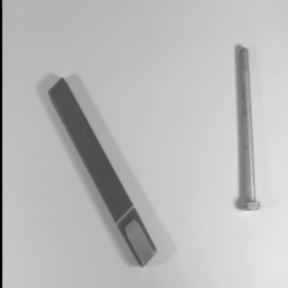
#> input picture lab2-1/img1.png, 288 x 288 px
$ python lab2-1.py
#> lines starting #> are read from the running program, lines starting #| are printed output that depends on the picture
# 2019113634 조준혁
import cv2

image1 = cv2.imread('img1.png', cv2.IMREAD_GRAYSCALE)
#> image1 is the input picture: shape (288, 288); min 0, max 233, mean 185.9
image2 = cv2.imread('img2.png', cv2.IMREAD_GRAYSCALE)
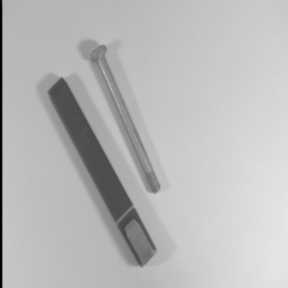
#> input picture lab2-1/img2.png, 288 x 288 px
#> image2 is the input picture: shape (288, 288); min 0, max 231, mean 185.8
image3 = cv2.imread('img3.png', cv2.IMREAD_GRAYSCALE)
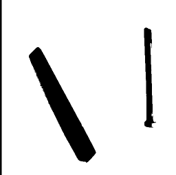
#> input picture lab2-1/img3.png, 176 x 175 px
#> image3 is the input picture: shape (175, 176); min 0, max 255, mean 229.1
image4 = cv2.imread('img4.png', cv2.IMREAD_GRAYSCALE)
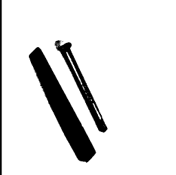
#> input picture lab2-1/img4.png, 176 x 175 px
#> image4 is the input picture: shape (175, 176); min 0, max 255, mean 227.2

and_result = cv2.bitwise_and(image1, image2)
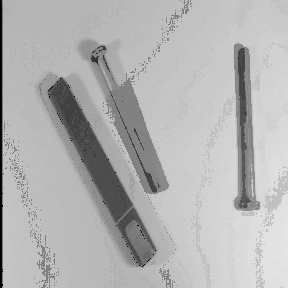
#> and_result: shape (288, 288); min 0, max 231, mean 178.8
or_result = cv2.bitwise_or(image1, image2)
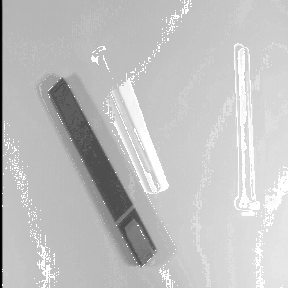
#> or_result: shape (288, 288); min 0, max 255, mean 192.9
or_result_binarized = cv2.bitwise_or(image3, image4)
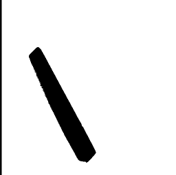
#> or_result_binarized: shape (175, 176); min 0, max 255, mean 234.2

cv2.imshow('AND Result', and_result)
cv2.imshow('OR Result', or_result)
cv2.imshow('OR Result(Binarized)', or_result_binarized)

cv2.imwrite('and_result.png', and_result)
cv2.imwrite('or_result.png', or_result)
cv2.imwrite('or_result_binarized.png', or_result_binarized)

cv2.waitKey(0)
cv2.destroyAllWindows()
